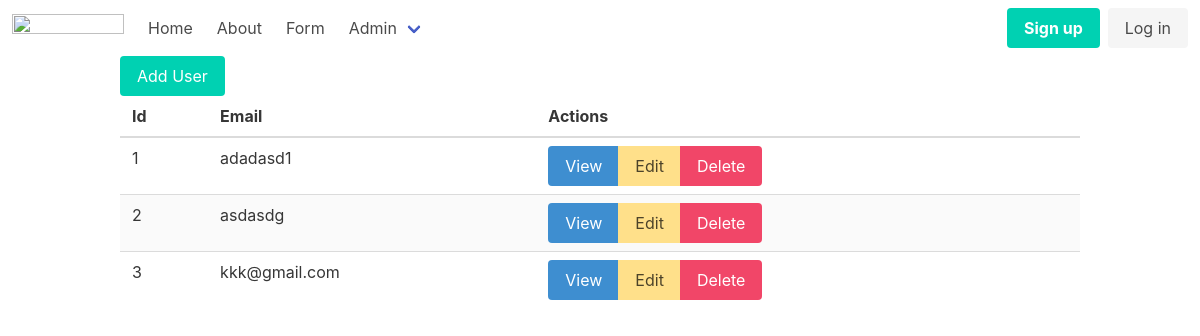
The page /admin/users on the database as committed earlier.
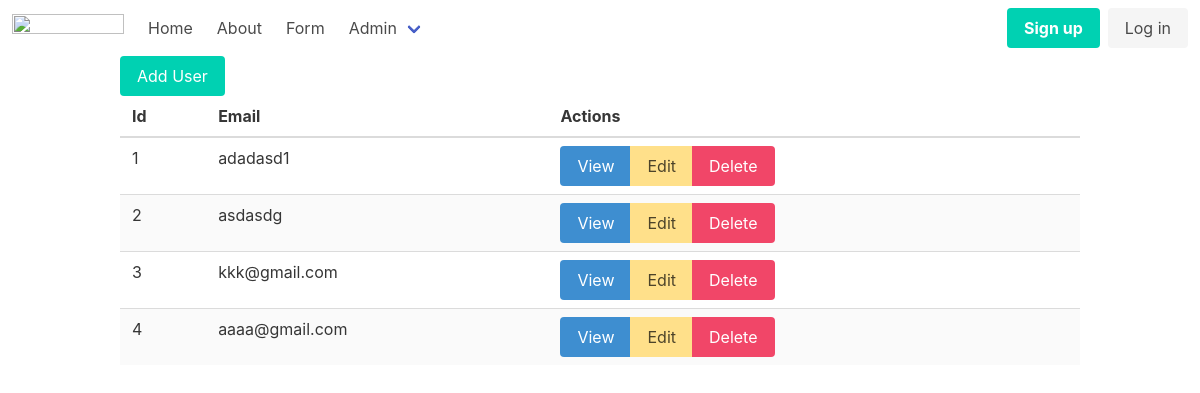
The same page on the database as committed later.
### tables this page shows
CREATE TABLE users
(
    id       integer
        constraint users_pk
            primary key autoincrement,
    email    text not null
        constraint users_pk2
            unique,
    password text not null
);

### src/Router.php (called while the page is built, shortened)
<?php
class Router {
    private string $path;
    private string $method;
    static $routes = [];
    public function __construct(string $path, string $method)
    {
      $this->path = parse_url($path, PHP_URL_PATH);
      $this->method = $method;
    }
    public function match () {
        foreach(self::$routes as $route){
            if($route['path'] === $this->path && $route['method'] === $this->method){
                return $route;
            }
        }
        return false;
    }
    public static function addRoute(string $method, string $path, callable|array $action){
        self::$routes[] = ['method' => $method, 'path' => $path,'action' => $action];
    }
}

### src/DB.php (called while the page is built, shortened)
<?php
class DB {
    private $conn;
    public function __construct()
    {
        try {
            $this->conn = new PDO("sqlite:db.sqlite");
            $this->conn->setAttribute(PDO::ATTR_ERRMODE, PDO::ERRMODE_EXCEPTION);
        } catch(PDOException $e) {
            echo "Connection failed: " . $e->getMessage();
        }
    }
    public function all(string $table, string $className){
        $stmt = $this->conn->prepare("SELECT * FROM $table");
        $stmt->execute();
        $stmt->setFetchMode(PDO::FETCH_CLASS, $className);
        return $stmt->fetchAll();
    }
}

### src/Models/Model.php (called while the page is built, shortened)
<?php
class Model{
    static $table;
    public static function all(){
        $db = new DB();
        return $db-> all(static::$table, static::class);
    }
}

### helpers.php (called while the page is built, shortened)
<?php
function view($viewName, $variables=[]){
    extract($variables);
    include __DIR__ . "/views/$viewName.php";
}
function auth(){
   return User::auth();
}

### src/Models/User.php (called while the page is built, shortened)
<?php
class User extends Model {
    public static function auth(){
        return false;
    }
}

### views/users/index.php (the view)
<?php include __DIR__ . '/../partials/header.php' ?>
<div class="container">
    <a href="/admin/users/create" class="button is-primary">Add User</a>
    <table class="table is-fullwidth is-striped">
        <thead>
            <th>Id</th>
            <th>Email</th>
            <th>Actions</th>
        </thead>
        <tbody>
            <?php foreach($users as $user): ?>
                <tr>
                    <td><?=$user->id?></td>
                    <td><?=$user->email?></td>
                    <td>
                        <div class="buttons has-addons">
                            <a href="/admin/users/show?id=<?=$user->id?>" class="button is-info">View</a>
                            <a href="/admin/users/edit?id=<?=$user->id?>" class="button is-warning">Edit</a>
                            <a href="/admin/users/delete?id=<?=$user->id?>" class="button is-danger" href="/admin/users/delete?id=<?=$user->id?>">Delete</a>
                        </div>
                    </td>
                </tr>
            <?php endforeach; ?>
        </tbody>
    </table>
</div>
<?php include __DIR__ . '/../partials/footer.php' ?>

### public/index.php (shortened to what this page needs)
<?php
spl_autoload_register(function ($class){
    $class = substr($class, 4);
});
require __DIR__ . '/../helpers.php';
try {
    $router = new App\Router($_SERVER['REQUEST_URI'], $_SERVER['REQUEST_METHOD']);
    $match = $router->match();
    if($match) {
        if(is_callable($match['action'])){
            call_user_func($match['action']);
        } elseif(is_array($match['action']) && count($match['action']) === 2) {
            $controller = new $class();
            $method = $match['action'][1];
            $controller->$method();
        } else {
            throw new Exception('invalid router action');
        }
    } else {
        throw new NotFoundException();
    }
} catch(NotFoundException $e){
    http_response_code(404);
    view('404');
}

### src/Controllers/UsersController.php (shortened to what this page needs)
<?php
class UsersController
{
    public function index()
    {
        $users = User::all();
        if ($users) {
            view('users/index', compact('users'));
        } else {
            throw new NotFoundException();
        }
    }
}

### views/partials/header.php (shortened to what this page needs)
<!DOCTYPE html>
<html lang="en">
<head>
    <link rel="stylesheet" href="https://cdn.jsdelivr.net/npm/bulma@0.9.4/css/bulma.min.css">
</head>
<body>
    <?php include __DIR__ . '/nav.php' ?>

### views/partials/nav.php (shortened to what this page needs)
<nav class="navbar" role="navigation" aria-label="main navigation">
  <div class="navbar-brand">
    <a class="navbar-item" href="/">
      <img src="https://bulma.io/images/bulma-logo.png" width="112" height="28">
    </a>
  </div>
  <div id="navbarBasicExample" class="navbar-menu">
    <div class="navbar-start">
      <a href="/" class="navbar-item">
        Home
      </a>
      <a href="/about" class="navbar-item">
        About
      </a>
      <a href="/form" class="navbar-item">
        Form
      </a>
      <div class="navbar-item has-dropdown is-hoverable">
        <a class="navbar-link">
          Admin
        </a>
      </div>
    </div>
    <div class="navbar-end">
      <?php if (auth()) : ?>
        <div class="navbar-item has-dropdown is-hoverable">
          <a class="navbar-link">
            <?= auth()->email ?>
          </a>
          <div class="navbar-dropdown">
            <a href="/logout" class="navbar-item">
              Logout
            </a>
          </div>
        </div>
      <?php else : ?>
        <div class="navbar-item">
          <div class="buttons">
            <a href="/register" class="button is-primary">
              <strong>Sign up</strong>
            </a>
            <a href="/login" class="button is-light">
              Log in
            </a>
          </div>
        </div>
      <?php endif ?>
    </div>
  </div>
</nav>

Rows that differ between the two databases and show on the page:
added users: id "4", email "aaaa@gmail.com"
